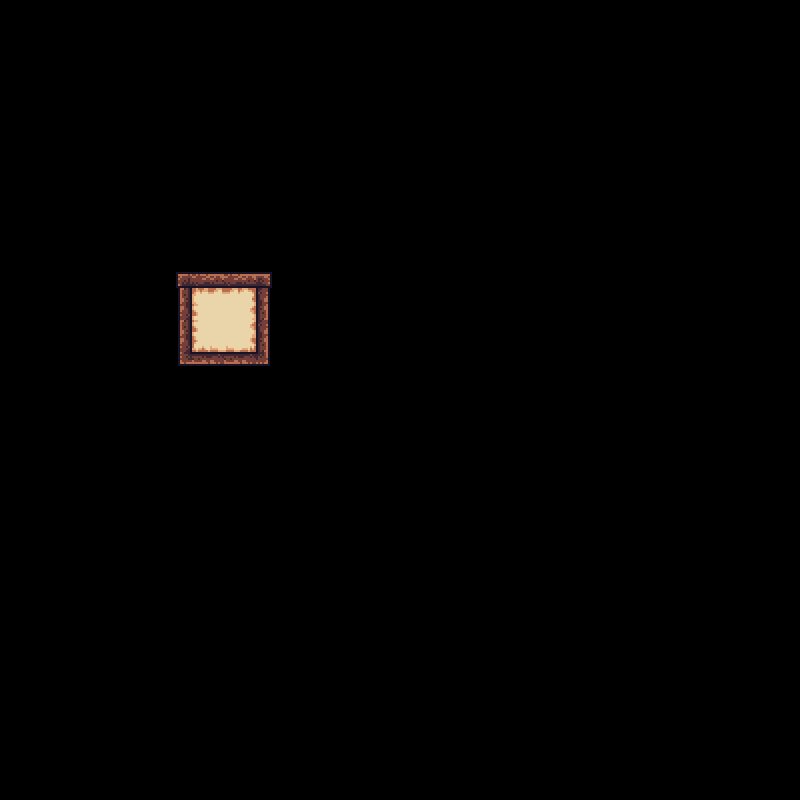

This is a level from a 2D game, rendered from its Tiled map with the project's own tilesets. A one-line summary and the map file follow, with tile-layer data summarised:
An orthogonal 50x50 tile map with 16x16 px tiles, 2 tile layers (Calque de Tuiles 1, Calque de Tuiles 2).

<map version="1.8" tiledversion="1.8.2" orientation="orthogonal" renderorder="right-down" width="50" height="50" tilewidth="16" tileheight="16" infinite="0" nextlayerid="3" nextobjectid="1">
 <tileset firstgid="1" source="gui.tsx" />
 <layer id="1" name="Calque de Tuiles 1" width="50" height="50">
  <data>[2500 cells, 20 non-empty, 12 distinct tile ids]</data>
 </layer>
 <layer id="2" name="Calque de Tuiles 2" width="50" height="50">
  <data>[2500 cells, 16 non-empty, 9 distinct tile ids]</data>
 </layer>
</map>
